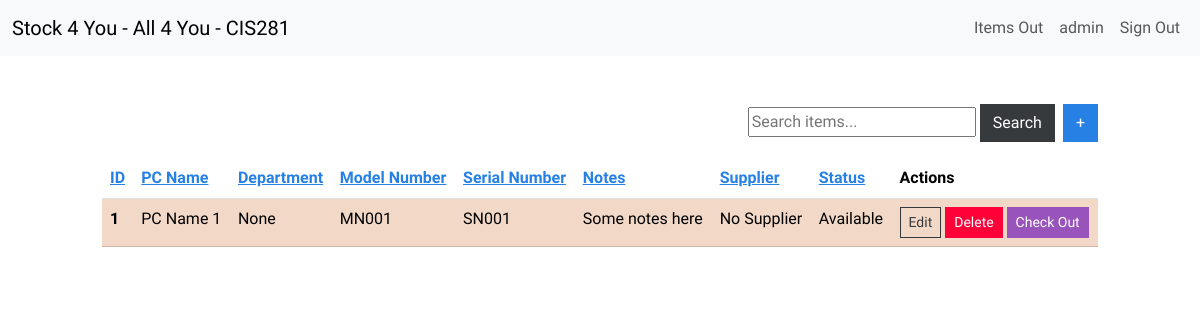
Before: /dashboard/ (signed in) with the older database file.
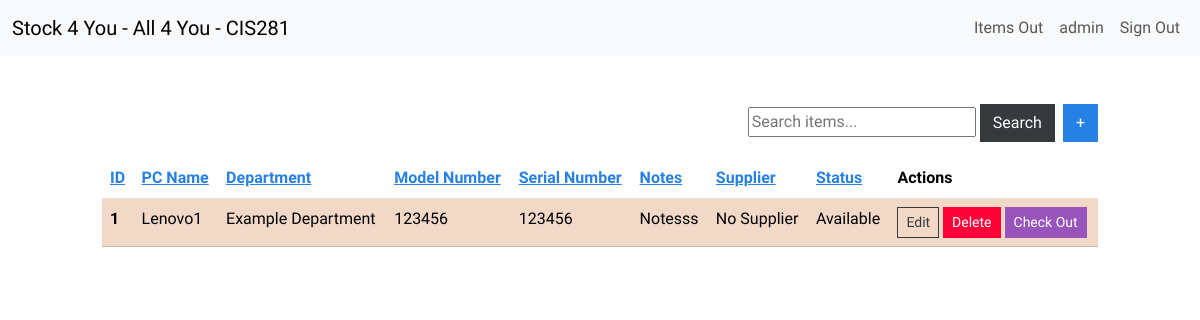
After: the same page with the newer database file.
### inventory/models.py (models this page shows, shortened)
class InventoryItem(models.Model):
    pc_name = models.CharField(max_length=255)
    domain_user = models.CharField(max_length=200, blank=True, null=True)
    user = models.ForeignKey(User, on_delete=models.CASCADE)
    notes = models.TextField(blank=True, default='')
    barcode = models.CharField(max_length=100, null=True, blank=True)
    department = models.ForeignKey(Department, on_delete=models.SET_NULL, null=True, blank=True)
    device_type = models.CharField(max_length=50, default='Laptop')
    category = models.ForeignKey(Category, on_delete=models.CASCADE, null=True)
    costs = models.DecimalField(max_digits=8, decimal_places=2, default=0.00)
    new_computer = models.BooleanField(default=False)
    date_delivered = models.DateTimeField(blank=True, null=True, default=timezone.now)
    is_computer = models.BooleanField(default=False)  # True for computer, False for laptop
    has_dock = models.BooleanField(default=False)
    has_lcd = models.BooleanField(default=False)
    has_lcd2 = models.BooleanField(default=False)
    has_stand = models.BooleanField(default=False)
    has_keyboard = models.BooleanField(default=False)
    has_cd = models.BooleanField(default=False)
    serial_number = models.CharField(max_length=200)
    model_number = models.CharField(max_length=200)
    supplier = models.ForeignKey(Supplier, on_delete=models.SET_NULL, null=True)
    is_checked_out = models.BooleanField(default=False)
    last_checked_out_by = models.ForeignKey(User, related_name='last_checked_out_items', on_delete=models.SET_NULL, null=True, blank=True)
    last_checked_out_at = models.DateTimeField(null=True, blank=True)
    class Meta:
        permissions = [
            ("can_checkout_items", "Can check out items"),
        ]

class Department(models.Model):
    department = models.CharField(max_length=200, blank=True, null=True)
    class Meta:
        verbose_name = 'department'
        verbose_name_plural = 'departments'

### inventory/views.py (the view, shortened to what this page needs)
# urls.py: path('dashboard/', Dashboard.as_view(), name='dashboard'),  # Main dashboard view
class Dashboard(LoginRequiredMixin, View):
    def get(self, request):
        sort_order = request.GET.get('order', 'asc')
        sort_by = request.GET.get('sort', 'pc_name')  # Default sort field updated to 'pc_name'
        search_query = request.GET.get('search', '')
        items = InventoryItem.objects.filter(user=request.user)
        if sort_order == 'desc':
            sort_by = f'-{sort_by}'
        items = items.order_by(sort_by)
        return render(request, 'inventory/dashboard.html', {
            'items': items,
            'search_query': search_query,
            'next_sort_order': 'desc' if sort_order == 'asc' else 'asc'
        })

### inventory/templates/inventory/dashboard.html (shortened to what this page needs)
{% extends 'inventory/base.html' %}
{% block content %}
<div class="row">
  <div class="col-md-10 col-12 mx-auto mt-5">
    <div class="d-flex justify-content-end mb-3">
      <form method="GET" action="{% url 'dashboard' %}" class="me-2">
        <input type="text" name="search" placeholder="Search items..." value="{{ search_query }}">
        <button type="submit" class="btn btn-secondary">Search</button>
      </form>
      <a href="{% url 'add-item' %}" class="btn btn-primary">+</a>
    </div>
    <table class="table table-hover table-striped">
      <thead>
        <tr>
          <th scope="col"><a href="?sort=id&order={{ next_sort_order }}">ID</a></th>
          <th scope="col"><a href="?sort=pc_name&order={{ next_sort_order }}">PC Name</a></th>
          <th scope="col"><a href="?sort=department&order={{ next_sort_order }}">Department</a></th>
          <th scope="col"><a href="?sort=model_number&order={{ next_sort_order }}">Model Number</a></th>
          <th scope="col"><a href="?sort=serial_number&order={{ next_sort_order }}">Serial Number</a></th>
          <th scope="col"><a href="?sort=notes&order={{ next_sort_order }}">Notes</a></th>
          <th scope="col"><a href="{% url 'dashboard' %}?sort=supplier&order={{ next_sort_order }}">Supplier</a></th>
          <th scope="col"><a href="{% url 'dashboard' %}?sort=is_checked_out&order={{ next_sort_order }}">Status</a></th>
          <th scope="col">Actions</th>
        </tr>
      </thead>
      <tbody>
        {% for item in items %}
          <tr class="table-warning" {% if item.is_checked_out %} table-light {% endif %}>
            <th scope="row">{{ item.id }}</th>
            <td>{{ item.pc_name }}</td>
            <td>
              {% if item.department %}
                {{ item.department.department }}
              {% else %}
                None
              {% endif %}
            </td>
            <td>{{ item.model_number }}</td>
            <td>{{ item.serial_number }}</td>
            <td>
              {% if item.notes %}
                {{ item.notes }}
              {% else %}
                None
              {% endif %}
            </td>
            <td>
              {% if item.supplier %}
                {{ item.supplier.name }}
              {% else %}
                No Supplier
              {% endif %}
            </td>
            <td>
              {% if item.is_checked_out %}
                Checked Out
              {% else %}
                Available
              {% endif %}
            </td>
            <td>
              <a href="{% url 'edit-item' item.id %}" class="btn btn-outline-secondary btn-sm">Edit</a>
              <a href="{% url 'delete-item' item.id %}" class="btn btn-danger btn-sm" onclick="return confirm('Are you sure you want to delete this item?');">Delete</a>
              {% if not item.is_checked_out %}
              <a href="{% url 'checkout_item' item.id %}" class="btn btn-info btn-sm">Check Out</a>
              {% else %}
              <a href="{% url 'return_item' item.id %}" class="btn btn-success btn-sm">Return</a>
              {% endif %}
            </td>
          </tr>
        {% endfor %}
      </tbody>
    </table>
  </div>
</div>
{% endblock content %}

Changed rows visible on the page:
changed InventoryItem id 1: pc_name "PC Name 1" → "Lenovo1"; department.department (not shown) → "Example Department"; model_number "MN001" → "123456"; serial_number "SN001" → "123456"; notes "Some notes here" → "Notesss"; no longer shows "None"
